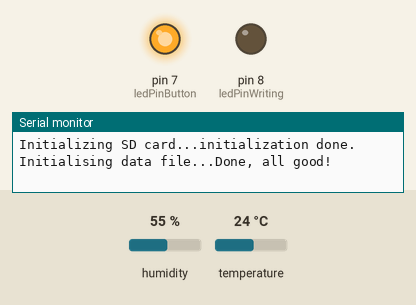
Bench run of a sketch on a simulated Arduino Uno, built with avr-gcc and run on an emulated ATmega328P. On the bench: output pins drawn as LEDs (lit = HIGH), the last lines printed to the serial monitor. The test bench sets the inputs (shaded band); at power-on: humidity 55 %, temperature 24 °C. Storage starts empty.

Above: at 0.1 s.
At 120.1 s:
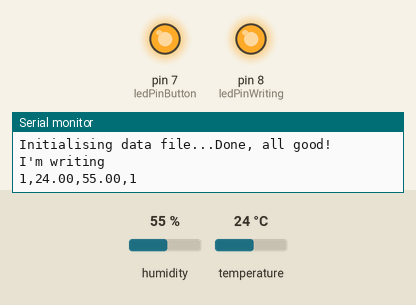
Timing chart, 0 to 123.5 s (numbered marks = the images above):
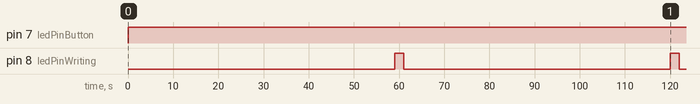

Measured:
- by itself, pin 7 (ledPinButton): LOW → HIGH at 0.04 s
- by itself, pin 8 (ledPinWriting): alternates HIGH for 2.0 s and LOW for 59.0 s

The sketch:

humidity_DHT22_to_SD_mod.ino
```cpp
// for temp sensor
#include <DHT.h>
#include <Adafruit_Sensor.h>

// for SD reader
#include <SPI.h>
#include <SD.h>

// DHT SENSOR: Initialize DHT sensor for normal 16mhz Arduino:
#define DHTPIN 2
#define DHTTYPE DHT22
DHT dht = DHT(DHTPIN, DHTTYPE);

// SD MODULE: change this to match the CS pin of the SD module
const int chipSelect = 10;

// PUSH BUTTON on the proto board
const int buttonPin = 1;
const int debounceDelay = 10;   // milliseconds to wait until stable

// LEDs on the proto board
const int ledPinWriting = 8;    // proto shield led to signal we are writing on the SD card
const int ledPinButton = 7;     // proto shield led 2 pin for button pressed feedback

// USEFUL VARIABLES

// these will be needed to keep track of the time and decide when to log data and turn on/off the proto shield LEDs
// while still being able to check for the pressed button of the proto shield
unsigned long previousMillis4onoff = 0;     // to keep track of time
long ontime = 59000;                        // led1 on time
long SDwriting = 60000;                     // when to log data on SD
long offtime = 61000;                       // led1 off time

bool on = false;                            // to check if the led was on
bool wrote = false;                         // to check if to write or not
bool flag = false;                          // to signal if the button was pressed (to signal an event: open windows, dehumidifier on, etc.)

File myFile;                                // my log file
int id = 1;                                 // to later increase the ID on the log file


// DEBOUNCE FUNCTION to precisely state when the button was pressed
bool debounce(int pin) {
  bool state;
  bool previousState;
  previousState = digitalRead(pin); // store button state
  for (int counter = 0; counter < debounceDelay; counter++) {
    delay(1); // wait for 1 millisecond
    state = digitalRead(pin); // read the pin
    if (state != previousState) {
      counter = 0; // reset the counter if the state changes
      previousState = state; // and save the current state
    }
  }
  // here when the button state has been stable longer than the debounce period
  return state;
}


void setup() {
    // LEDs on the proto board
    pinMode(ledPinWriting, OUTPUT);
    pinMode(ledPinButton, OUTPUT);

    // PUSH BUTTON on the proto board as an input
    pinMode(buttonPin, INPUT);

    // Begin serial communication at a baud rate of 9600
    Serial.begin(9600);

    // Setup DHT sensor
    dht.begin();

    // initialise SD card
    Serial.print("Initializing SD card...");

    if (!SD.begin()) {
      Serial.println("initialization failed!");
      return;
    }
    Serial.println("initialization done.");

    // initialise data file with headers
    myFile = SD.open("data.txt", FILE_WRITE);

    // if the file opened okay, write the headers in it
    if (myFile) {
      Serial.print("Initialising data file...");
      // write the headers in one line comma separeted, every time the Arudino starts (ID, Temp, Hum, Flag)
      myFile.print("ID");myFile.print(",");myFile.print("Temperature");myFile.print(",");myFile.print("Humidity");myFile.print(",");myFile.println("Flag");
      // close the file:
      myFile.close();
      Serial.println("Done, all good!");
    }

//  // Check if the file was written, by reading it
//  myFile = SD.open("data.txt");
//  if (myFile) {
//      Serial.println("data.txt:");
//
//    // read from the file until empty
//    while (myFile.available()) {
//      Serial.write(myFile.read());
//    }
//    // close the file
//    myFile.close();
//    } else {
//      // if the file didn't open
//      Serial.println("error opening the file");
//    }

}

void loop() {

  // READ THE BUTTON by calling the debounce function and turn on or off the LED1
  if (debounce(buttonPin)) {
    digitalWrite(ledPinButton, LOW);
  } else {
    digitalWrite(ledPinButton, HIGH);
    flag = true;
  }

  // start milliseconds timer
  unsigned long currentMillis = millis();

  // Read the humidity (in %) from the DHT22 sensor
  float h = dht.readHumidity();
  // Read the temperature (in Celsius) from the DHT22 sensor
  float t = dht.readTemperature();

  // Check if everything's good with the reading from the DHT22:
  if (isnan(h) || isnan(t)) {
    Serial.println("Failed to read from DHT sensor!");
    return;
  }

  // ACTION 1: check if the waiting time for the led signalling the writing event passed (ontime), and if it wan't already on turn it on
  if ((currentMillis - previousMillis4onoff >= ontime) && (on == false)) {
    // Serial.println("sono nel ONON"); // debug reasons
    on = true;
    digitalWrite(ledPinWriting, HIGH);
  }

  // ACTION 2: if we didn't log any data yet (bool wrote) after the writing waiting time passed (SDwriting) start writing data
  if ((currentMillis - previousMillis4onoff >= SDwriting) && (wrote == false)) {
    wrote = true;

    // write on the txt the temperature and humidity taken from the sensor every minute
    myFile = SD.open("data.txt", FILE_WRITE);

    // if the file opened okay, write to it:
    if (myFile) {
      Serial.println("I'm writing"); // for debug reasons

      // now check if flag == true, that is, if the button was pressed to signal an external event
      // if there was an event, write 1 in the "flag" column along with the other information in one line
      // else write 0
      if (flag == true) {
        myFile.print(id);myFile.print(",");myFile.print(t);myFile.print(",");myFile.print(h);myFile.print(",");myFile.println(1);
        // debug on serial
        Serial.print(id);Serial.print(",");Serial.print(t);Serial.print(",");Serial.print(h);Serial.print(",");Serial.println(1);
        // reset the flag boolean
        flag = false;
      } else {
        myFile.print(id);myFile.print(",");myFile.print(t);myFile.print(",");myFile.print(h);myFile.print(",");myFile.println(0);
        // debug on serial
        Serial.print(id);Serial.print(",");Serial.print(t);Serial.print(",");Serial.print(h);Serial.print(",");Serial.println(0);
      }

      // close the file:
      myFile.close();

      // increase ID
      id++;
    }
  }

  // ACTION 3: if the waiting time to turn the led off is passed (offtime), turn off the led and reset all the boolean
  if ((currentMillis - previousMillis4onoff >= offtime)) {
    //Serial.println("sono nel OFFOFF"); // debug reasons
    digitalWrite(ledPinWriting, LOW);
    // reset the previousMillisonoff variable to count to the next interval for all of the 3 actions (led on, writing, led off)
    previousMillis4onoff = currentMillis; // Remember the time
    // reset the boolean variables for the next action
    wrote = false;
    on = false;
  }
}
```
